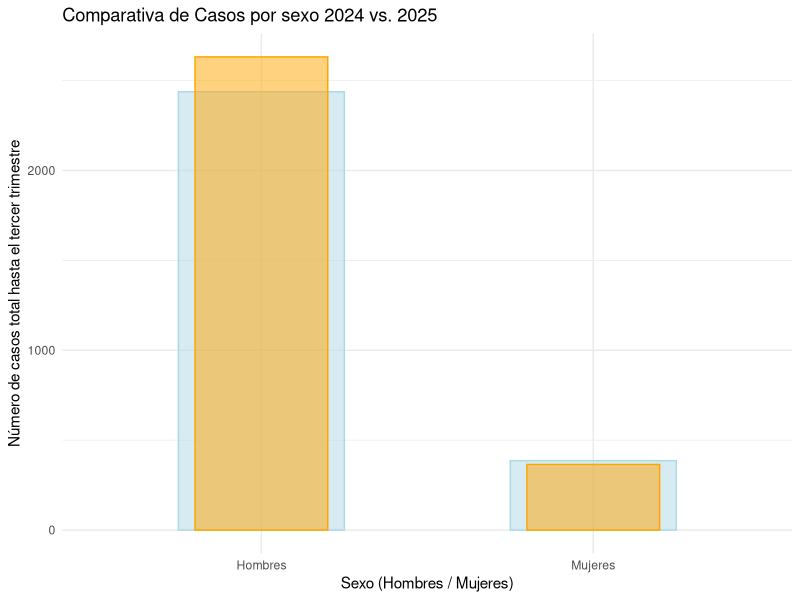
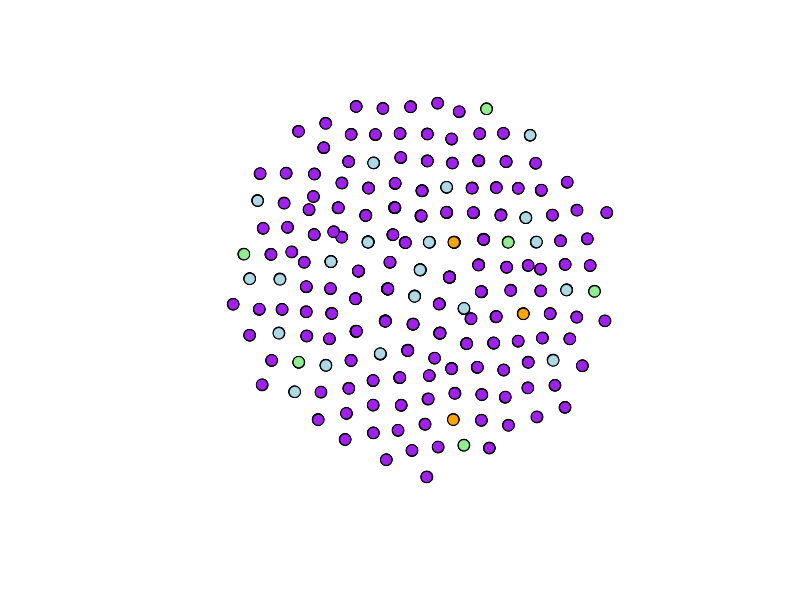
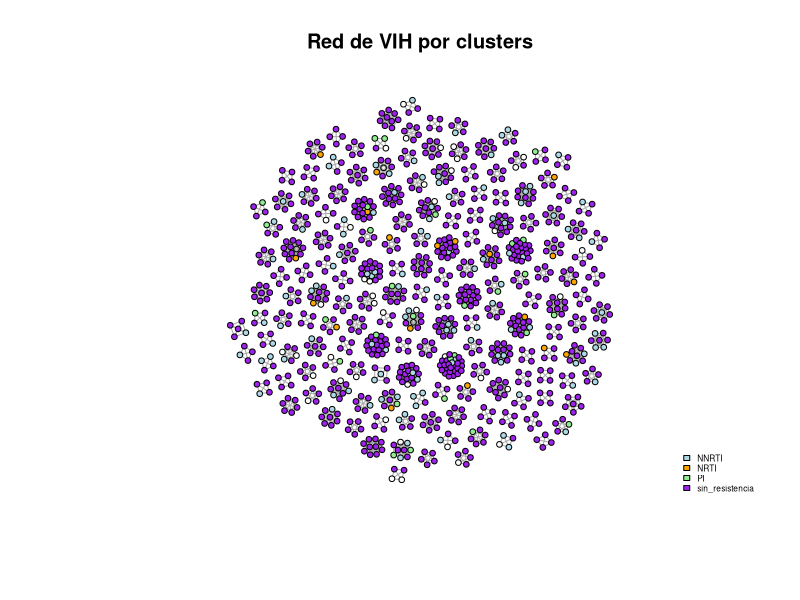
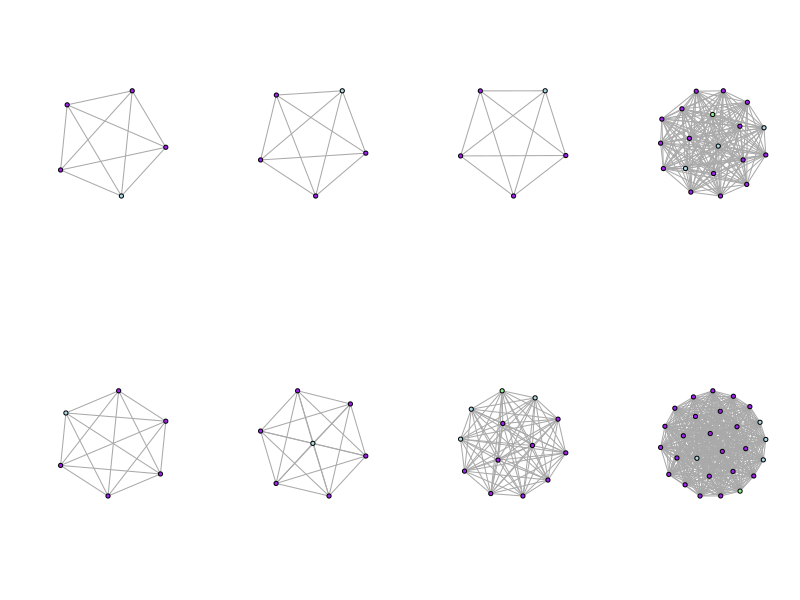
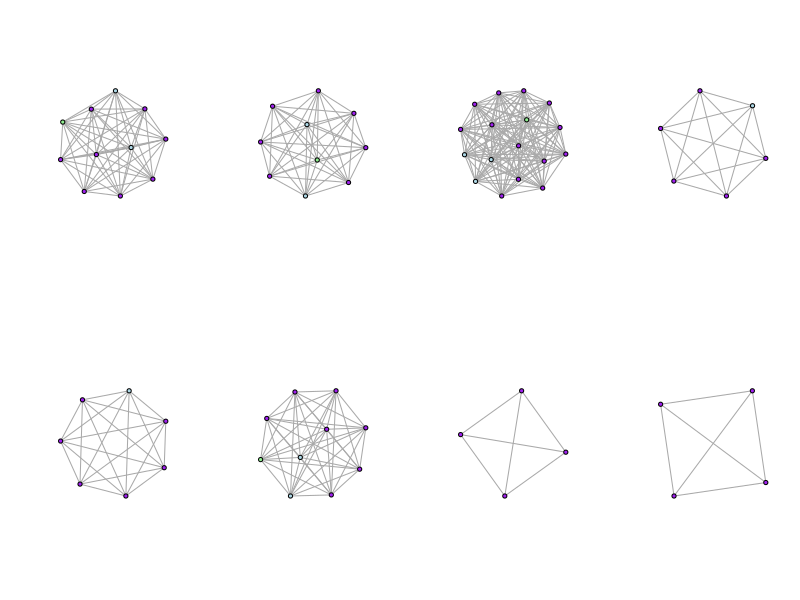
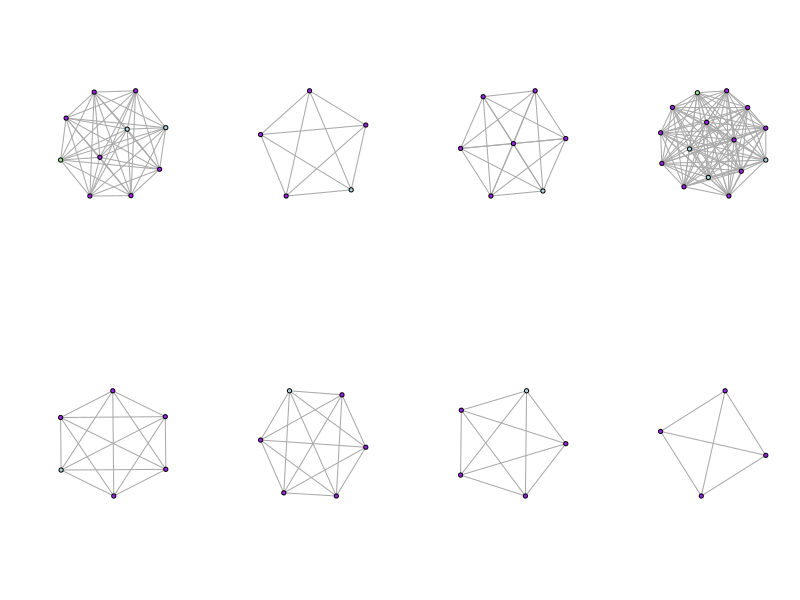
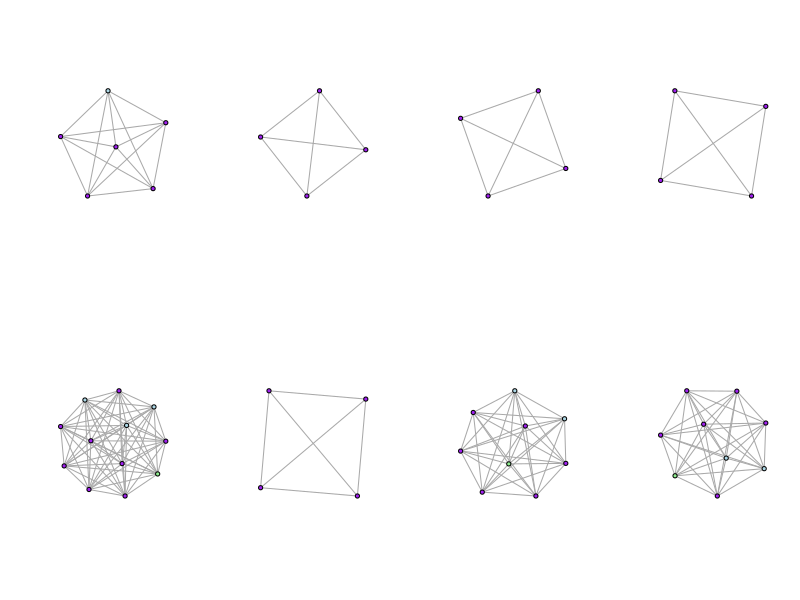
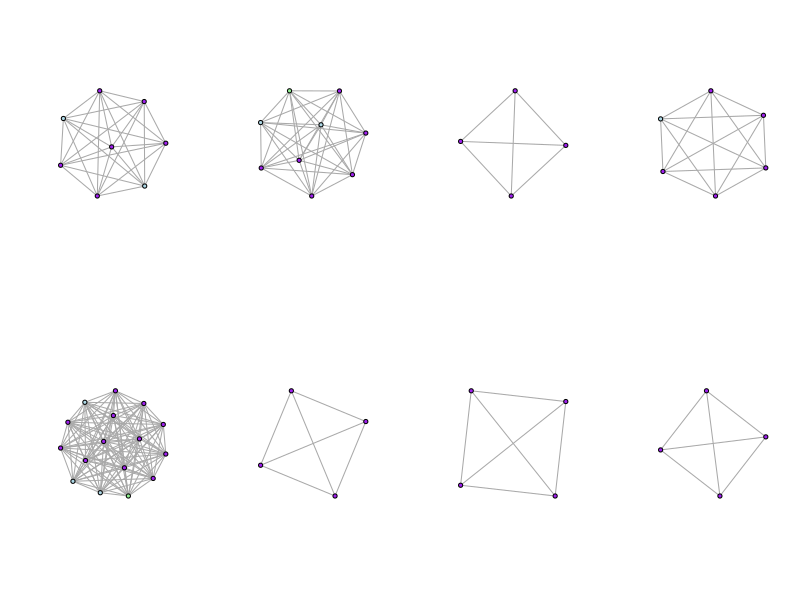

The R script that drew these images, in order: (Note: this script raises an error after producing the figures.)

# Tablas de nuevos casos #

casos_2024 <- data.frame(
  Sexo = c("Hombres", "Mujeres"),
  Casos = c(2438, 386)
)

casos_2024$Total_de_casos <- sum(casos_2024$Casos)
casos_2024

casos_2025 <- data.frame(
  Sexo = c("Hombres", "Mujeres"),
  Casos = c(2632, 365)
)

casos_2025$Total_de_casos <- sum(casos_2025$Casos)
casos_2025

# Gráfica de barras de nuevos casos #
library(ggplot2)
nuevos_casos <- ggplot() +
  geom_col(data = casos_2024, aes(x=Sexo, y=Casos),
           fill = "lightblue", colour = "lightblue", 
           alpha = 0.5, width = 0.5) +
  geom_col(data = casos_2025, aes(x= Sexo, y=Casos),
           fill = "orange", colour = "orange", 
           alpha = 0.5, width = 0.4) +
  labs(
    title = "Comparativa de Casos por sexo 2024 vs. 2025", 
    x = "Sexo (Hombres / Mujeres)",
    y = "Número de casos total hasta el tercer trimestre") +
  theme_minimal()
#Para poder ver el cambio busque como hacer transparentes las barras, esa información 
#la obtuve de acá: GeeksforGeeks. (2025, 16 abril). Transparent Scatterplot 
#Points in Base R and ggplot2. GeeksforGeeks. 
#https://www-geeksforgeeks-org.translate.goog/r-language/transparent-scatterplot-points-in-base-r-and-ggplot2/?_x_tr_sl=en&_x_tr_tl=es&_x_tr_hl=es&_x_tr_pto=tc&_x_tr_hist=true

plot(nuevos_casos)

###############################################################################

library(igraph)
library(dplyr)

vih_data<-read.csv("vih_red_completa.csv")

#modificar la base de datos para corregir un error#

library(tidyverse)
vih_data_r <- vih_data$resistencia=="Sin resistencia"
vih_data$resistencia[vih_data_r] <- "sin_resistencia"

conexiones <- vih_data %>%
  filter(cluster_id != 0 & cd4_a < 200) %>%    # Seleccionamos solo aquellos en clusters y con conteo de linfocitos CD4  mayor a 500
  group_by(cluster_id) %>%      # Agrupamos mediante este criterio
  filter(n() >= 4) %>%          # Excluye clusters con menos de 4 individuos
  summarise(pares = list(combn(id_muestra, 2, simplify = F))) %>% 
            # Nuevo df, "pares" que contiene las combinaciones del id según su cluster
  tidyr::unnest(pares) %>%  # Deshanida la lista anterior para que igraph pueda leerla
  mutate(from = sapply(pares, `[[`, 1),      # Genera dos nuevas columnas "from" y "to" 
         to   = sapply(pares, `[[`, 2)) %>%  # señalando de dónde sale y a dónde llega 
  select(from, to)            # Se descarta la columna "pares"

## Para separar, deshanidar, usamos ClaudeAI, además de mejorar la estructructura 
##  de este nuevo data frame. 

colores  <- c("NNRTI" = "lightblue", "NRTI"="orange", 
              "PI"="lightgreen", "sin_resistencia"="purple")

g <- graph_from_data_frame(conexiones, directed = F)

plot(g, vertex.label = NA,  vertex.size  = 6, 
     vertex.color = colores[vih_data$resistencia])

vcount(g) # Número de nodos
ecount(g) # Número de conexiones

# Tabla de datos limpia con los datos que vamos a utilizar #

columnas_non <- c("colonia", "municipio", "cp", "seguridad_social") #crear un nuevo 
#objeto en el que indiquemos las columnas que no necesitamos#

vih_data_limpia <-vih_data[, !names(vih_data) %in% columnas_non] #para no modificar 
#nuestra base de datos original, creamos una nueva tabla, ahí indicamos de donde va 
#a tomar los datos de las columnas a borrar#

#haremos la comparación de edad con varias categorías, así que vamos a eliminar 
#aquellos datos que no tengan edad para que quede mejor la tabla#

vih_data_limpia <- vih_data_limpia[vih_data_limpia$edad != "", ]
#en la tabla no hay "0" o "NA", son simplemente espacios vacíos, por lo que en la 
#base de datos limpia vamos a indicar de que columna queremos eliminar esos espacios
#vacíos#

# Comparación de los datos obtenidos de la base de datos #

################################################################################

write_graph(g, "red_VIHP1.graphml", format = "graphml") 
# Exportar para visualizar en Cytoscape pero no sirvió


###############################################################################

conexiones_buena <- vih_data_limpia %>%
  filter(cluster_id != 0 & cd4_a < 200) %>%    # Seleccionamos solo aquellos en clusters y con conteo de linfocitos CD4  mayor a 500
  group_by(cluster_id) %>%      # Agrupamos mediante este criterio
  filter(n() >= 4) %>%          # Excluye clusters con menos de 4 individuos
  summarise(pares = list(combn(id_muestra, 2, simplify = F))) %>% 
  # Nuevo df, "pares" que contiene las combinaciones del id según su cluster
  tidyr::unnest(pares) %>%  # Deshanida la lista anterior para que igraph pueda leerla
  mutate(from = sapply(pares, `[[`, 1),      # Genera dos nuevas columnas "from" y "to" 
         to   = sapply(pares, `[[`, 2)) %>%  # señalando de dónde sale y a dónde llega 
  select(from, to)            # Se descarta la columna "pares"

## Debido a que es una copia del anterior, usamos ClaudeAI, además de mejorar la 
##  estructructura de este nuevo data frame.


g2 <- graph_from_data_frame(conexiones_buena, directed = F)

vcount(g2) ## corroborar si se hizo bien la base 

############## graficar completo ###############

layout <- layout_with_graphopt(g2, niter  = 15000, charge = 0.08)


plot(g2,
     vertex.label = NA,
     vertex.size = 3,
     vertex.color = colores[vih_data_limpia$resistencia],
     layout = layout,
     main = "Red de VIH por clusters")

legend("bottomright",
       legend = names(colores),
       fill   = colores,
       cex    = 0.5,
       bty    = "n")


############# graficar por clusters  ##############

par(mfrow = c(2, 4))

subg <- decompose(g2)

for (sg in subg) {
  plot(sg, vertex.label = NA,  vertex.size  = 8, 
       vertex.color = colores[vih_data_limpia$resistencia])
}

legend("bottomrleft",
       legend = names(colores),
       fill   = colores,
       cex    = 0.5,
       bty    = "n")

par(mfrow = c(1, 1))

###################################################################################

library(ggplot2)

# Gráfica para comparar los niveles de linfocitos CD4 por rango de edad #

ggplot(vih_data_limpia, aes(x = edad_rango, y = cd4_a)) +
  geom_boxplot(fill = "pink3", color = "pink2") +
  labs(
    title = "Conteo de linfocitos CD4 por rango de edad", 
    x = "Rango de edad", 
    y = "Conteo de células CD4"
  ) 

# Gráfica para comparar los niveles de carga de viral por rango de edad #

ggplot(vih_data_limpia, aes(x = edad_rango, y = cv)) +
  geom_boxplot(fill = "red3", color = "red4") +
  labs(
    title = "Nivel de carga viral por rango de edad", 
    x = "Rango de edad", 
    y = "Carga viral"
  ) 

# Gráfica de resistencia con la toma de las muestras #

#Para poder hacer esta gráfica hay que crear una nueva tabla, en donde agrupemos los
#valores de "resistencia" a un solo valor, porque realmente no nos interesa mucho 
#el tipo de resistencia, solo ver como va cambiando el panorama de la resistencia
#a lo largo de los años#
tabla_resistencia <- data.frame(
  ID = vih_data_limpia$id_muestra,
  m_a = substr(vih_data_limpia$`fecha_toma`, 1, 7)
)

tabla_resistencia$Resistente[vih_data_limpia$resistencia == "sin_resistencia"] <- 0 
tabla_resistencia$Resistente[vih_data_limpia$resistencia == "NRTI"] <- 1
tabla_resistencia$Resistente[vih_data_limpia$resistencia == "NNRTI"] <- 1
tabla_resistencia$Resistente[vih_data_limpia$resistencia == "PI"] <- 1
tabla_resistencia$Resistente[vih_data_limpia$resistencia == "Compleja"] <- 1
tabla_resistencia$Resistente[vih_data_limpia$resistencia == "Pendiente"] <- 1

tabla_resistencia <- na.omit(tabla_resistencia) #función para eliminar aquellos
#datos que salgan con "NA"#

#Una vez que tenemos esta nueva tabla con los valores que necesitamos y que ya 
#filtramos nuestra base de datos, vamos a creaun una gráfica en donde podamos 
#visualizar el número de casos con y sin resistencia con el paso del tiempo#
nuevos_casos <- ggplot(tabla_resistencia, aes(x = m_a, fill = as.factor(Resistente))) +
  geom_bar(position = "dodge") +
  labs(
    title = "Distribución Mensual de Casos con y sin resistencia",
    x = "Fecha de toma de muestra (Mes y Año)",
    y = "Número total de pacientes"
  ) +
  scale_fill_manual(
    values = c("lightblue3", "red3"),
    labels = c("Sin resistencia", "Con resistencia")
  ) +
  theme(
    axis.text.x = element_text(angle = 45, hjust = 1),
    legend.position = "top"
  ) #aquí busque en Rpubs para ver como acomodar las etiquetas y que se entendieran
#y lo saqué de acá: Heiss, A. (2022, 23 junio). Quick and easy ways to deal with 
#long labels in ggplot2 | Andrew Heiss. Andrew Heiss.
#https://www-andrewheiss-com.translate.goog/blog/2022/06/23/long-labels-ggplot/?_x_tr_sl=en&_x_tr_tl=es&_x_tr_hl=es&_x_tr_pto=tc

nuevos_casos
